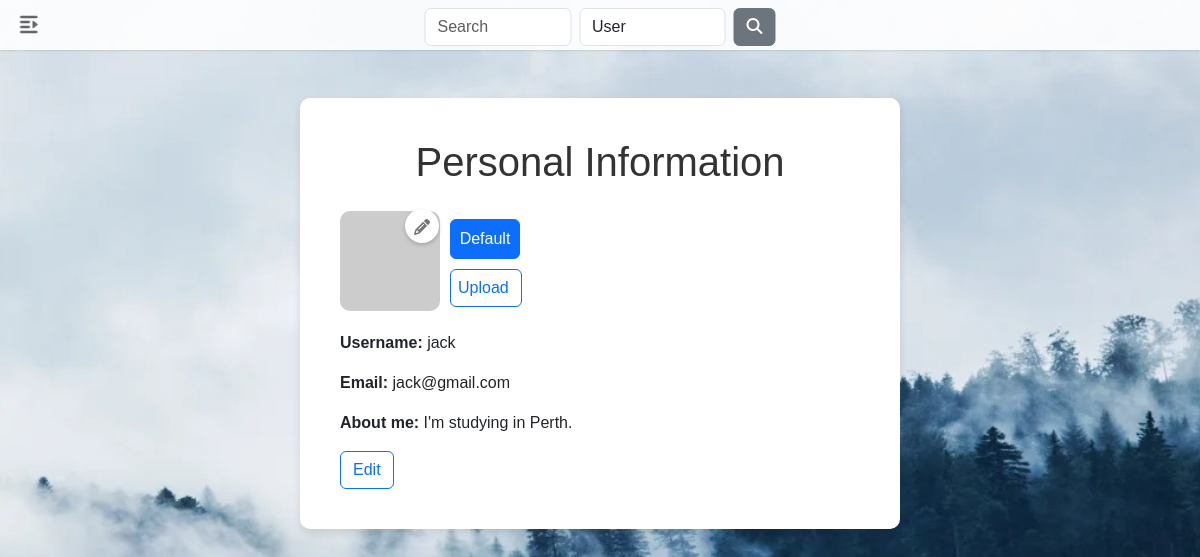
The page /edit_profile (signed in) on the database its author committed.
### app/models.py (models this page shows, shortened)
class User(UserMixin, db.Model):
  id: so.Mapped[int] = so.mapped_column(primary_key=True)
  username: so.Mapped[str] = so.mapped_column(sa.String(64), index=True,unique=True)
  email: so.Mapped[str] = so.mapped_column(sa.String(120), index=True, unique=True)
  password_hash: so.Mapped[Optional[str]] = so.mapped_column(sa.String(256))
  avatar_path: so.Mapped[str] = so.mapped_column(sa.String(256), nullable = True)
  notifications: so.WriteOnlyMapped['Notification'] = so.relationship(
        back_populates='user', passive_deletes=True)
  posts: so.WriteOnlyMapped['Post'] = so.relationship("Post",
    back_populates='author', lazy='dynamic', passive_deletes=True,cascade='all, delete-orphan')
  replies: so.Mapped[list['Reply']] = so.relationship("Reply", back_populates="user",lazy='dynamic', cascade='all, delete-orphan', passive_deletes=True)
  about_me: so.Mapped[Optional[str]] = so.mapped_column(sa.String(140))
  last_seen: so.Mapped[Optional[datetime]] = so.mapped_column(
    default=lambda: datetime.now())
  last_message_read_time: so.Mapped[Optional[datetime]]
  following: so.WriteOnlyMapped['User'] = so.relationship(
    secondary=followers, primaryjoin=(followers.c.follower_id == id),
    secondaryjoin=(followers.c.followed_id == id),
    back_populates='followers', passive_deletes=True, cascade='all')
  followers: so.WriteOnlyMapped['User'] = so.relationship(
    secondary=followers, primaryjoin=(followers.c.followed_id == id),
    secondaryjoin=(followers.c.follower_id == id),
    back_populates='following', passive_deletes=True, cascade='all')
  messages_sent: so.WriteOnlyMapped['Message'] = so.relationship( foreign_keys='Message.sender_id', back_populates='author', passive_deletes=True)
  messages_received: so.WriteOnlyMapped['Message'] = so.relationship( foreign_keys='Message.recipient_id', back_populates='recipient', passive_deletes=True)
  def unread_message_count(self):
    last_read_time = self.last_message_read_time or datetime(1900, 1, 1)
    query = sa.select(Message).where(Message.recipient == self, Message.timestamp > last_read_time)
    return db.session.scalar(sa.select(sa.func.count()).select_from(query.subquery()))
  def avatar(self, size):
    if self.avatar_path:
        return url_for('main.uploaded_avatars', filename=self.avatar_path)
    else:
        digest = md5(self.email.lower().encode('utf-8')).hexdigest()
        return f'https://www.gravatar.com/avatar/{digest}?d=identicon&s={size}'

### app/routes.py (the view)
@main.route('/edit_profile', methods=['GET', 'POST'])
@login_required
def edit_profile():
	form = EditProfileForm(current_user.username, current_user.email)
	if form.validate_on_submit():
		current_user.username = form.username.data
		current_user.about_me = form.about_me.data
		current_user.email = form.email.data
		db.session.commit()
		return redirect(url_for('main.edit_profile'))
	elif request.method == 'GET':
		form.username.data = current_user.username
		form.about_me.data = current_user.about_me
		form.email.data = current_user.email
	return render_template('edit_profile.html', title='Edit Profile', user=current_user, email=current_user.email,form=form)

### app/forms.py (shortened to what this page needs)
class EditProfileForm(FlaskForm):
  username = StringField('Username(3 to 20 characters, number or letter)', validators=[DataRequired()])
  about_me = TextAreaField('About me(140 maximum length)', validators=[Length(min=0, max=140)])
  email = StringField('Email', validators=[DataRequired(), Email()])
  submit = SubmitField('Save')
  def __init__(self, original_username, original_email, *args, **kwargs):
    super().__init__(*args, **kwargs)
    self.original_username = original_username
    self.original_email = original_email

class SearchForm(FlaskForm):
    query = StringField('Search', validators=[DataRequired()])
    type = SelectField('Type', choices=[('user', 'User'), ('post', 'Post')])
    submit = SubmitField('Search')

### app/__init__.py (called while the page is built)
def create_app(config_class=DeploymentConfig):
    app = Flask(__name__)
    app.config.from_object(config_class)
    login.init_app(app)
    mail.init_app(app)
    from app.blueprints import main
    app.register_blueprint(main)
    db.init_app(app)
    migrate.init_app(app, db)
    from .forms import SearchForm
    @app.context_processor
    def inject_search_form():
        return dict(search_form=SearchForm())
    configure_logging(app)
    return app

### app/models.py (called while the page is built)
@login.user_loader
def load_user(id):
  return db.session.get(User, int(id))

### app/routes.py (called while the page is built)
@main.before_request
def before_request():
	if current_user.is_authenticated:
		current_user.last_seen = datetime.now()
		db.session.commit()

### app/templates/edit_profile.html (shortened to what this page needs)
{% extends "base.html" %}
{% block styles %}
  <link rel="stylesheet" href="{{ url_for('static', filename='edit_profile.css') }}">
  <link rel="stylesheet" href="https://cdn.jsdelivr.net/npm/bootstrap@5.3.3/dist/css/bootstrap.min.css">
  {% endblock %}
{% block content %}
  <div class=" mt-5 edit-container">
    <h1>Personal Information</h1>
    <div class="profile-container">
      <div class="info-view">
        <div class="avatar-upload">
          <img id="user-avatar" src="{{ user.avatar(128) }}" alt="useravatar">
          <div class="avatar-edit">
            <form class="avatar-form" id="avatar-form" method="post" enctype="multipart/form-data" action="/upload_avatar">
              <label for="image-upload"></label>
              <br>
              <input id="image-button" type="submit" value="Upload" class = "btn btn-outline-primary">
              <button id="image-default" type="button" class = "btn btn-primary">Default</button>
            </form>
          </div>
        </div>
        <div class="info-list">
          <p><strong>Username: </strong><span id="username">{{ user.username }}</span></p>
          <p><strong>Email: </strong><span id="email">{{ user.email }}</span></p>
          <p><strong>About me: </strong><span id="bio">{{ user.about_me }}</span></p>
          <button id="editBtn" class = "btn btn-outline-primary">Edit</button>
        </div>
      </div>
    </div>
  </div>
{% endblock %}

### app/static/edit_profile.css (style rules this page uses)
body { font-family: Arial, sans-serif; background-color: #f4f4f4; }
.edit-container { background: white; padding: 40px; border-radius: 10px; box-shadow: 0 4px 8px rgba(0, 0, 0, 0.1); max-width: 600px; margin: 20px auto; }
.edit-container h1 { color: #333; margin-bottom: 25px; text-align: center; }
.avatar-upload { position: relative; margin-bottom: 10px; }
.avatar-edit { position: absolute; left: 65px; top: -2px; }
#image-upload+label { display: inline-block; width: 34px; height: 34px; margin-bottom: 0; border-radius: 100%; background: #FFFFFF; border: 1px solid transparent; box-shadow: 0px 2px 4px 0px rgba(0, 0, 0, 0.2); cursor: pointer; font-weight: normal; transition: all .2s ease-in-out; }
#image-upload+label::after { content: "\f040"; font-family: 'FontAwesome'; color: #757575; position: absolute; top: 6px; left: 0; right: 0; text-align: center; margin: auto; }
#image-button { position: absolute; top: 60px; left: 45px; padding-left: 7px; }
#image-default { position: absolute; top: 10px; left: 45px; width: 70px; height: 40px; margin-bottom: 12px; padding: 1px; }
#user-avatar { width: 100px; height: 100px; border-radius: 10%; margin-bottom: 10px; }
button { margin-top: 10px; padding: 10px 15px; background-color: #0056b3; color: white; border: none; border-radius: 10px; cursor: pointer; }

### app/static/base.css (style rules this page uses)
* { padding: 0; margin: 0; box-sizing: border-box; font-family: 'Poppins', sans-serif; }
body { background: url(../static/background3.jpg) no-repeat center center transparent; background-size: cover; background-attachment: fixed; }

### rows shown on the page
User: username "jack", email "jack@gmail.com", about_me "I'm studying in Perth."
